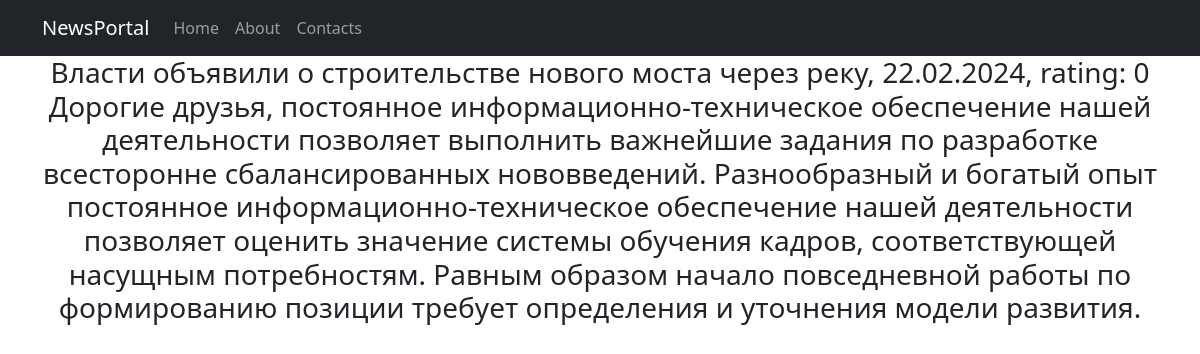
Before: /posts/16 with the older database file.
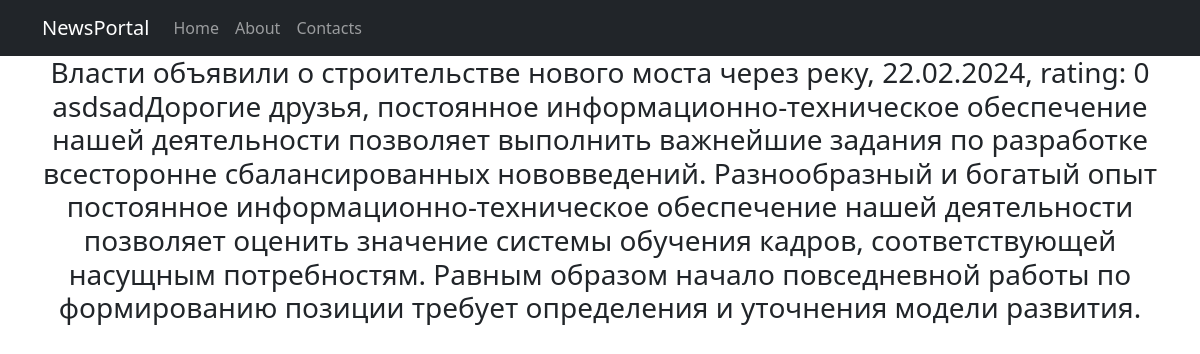
After: the same page with the newer database file.
### news/models.py (models this page shows, shortened)
class Post(models.Model):
    article = 'AR'
    news = 'NW'
    CHOICES = [
        (article, 'Статья'),
        (news, 'Новость'),
    ]
    date_time = models.DateTimeField(auto_now_add=True)
    author = models.ForeignKey(Author, on_delete=models.CASCADE)
    post_type = models.CharField(choices=CHOICES, default=article, max_length=2)
    category = models.ManyToManyField(Category, through='PostCategory')
    title = models.CharField(max_length=120)
    text = models.TextField()
    rating = models.IntegerField(default=0)

### news/views.py (the view)
# urls.py: path('<int:pk>', views.PostDetailView.as_view(), name='post'),
class PostDetailView(DetailView):
    model = Post
    ordering = 'date_time'
    template_name = 'new.html'
    context_object_name = 'post'

### news/templatetags/custom_filters.py (called while the page is built)
@register.filter()
def censor(text):
    words = text.split(' ')
    list_text = []
    for word in words:
        if word.lower() in BLOCKED_WORDS:
            postfix = word[:1] + '*' * (len(word) - 1)
            list_text.append(postfix)
        else:
            list_text.append(word)
    return ' '.join(list_text)

### templates/new.html (shortened to what this page needs)
{% extends 'default.html' %}
{% load custom_filters %}
{% block content %}
    <h3>{{ post.title|censor }}, {{ post.date_time|date:"d.m.Y" }}, rating: {{ post.rating }} <p>{{ post.text|censor }}</p></h3>
{% endblock content %}

Changed rows visible on the page:
changed Post "Власти объявили о строительстве нового моста через реку": text|censor "Дорогие друзья, постоянное информационно-техническое обеспечение…" → "asdsadДорогие друзья, постоянное информационно-техническое обеспечение…"
